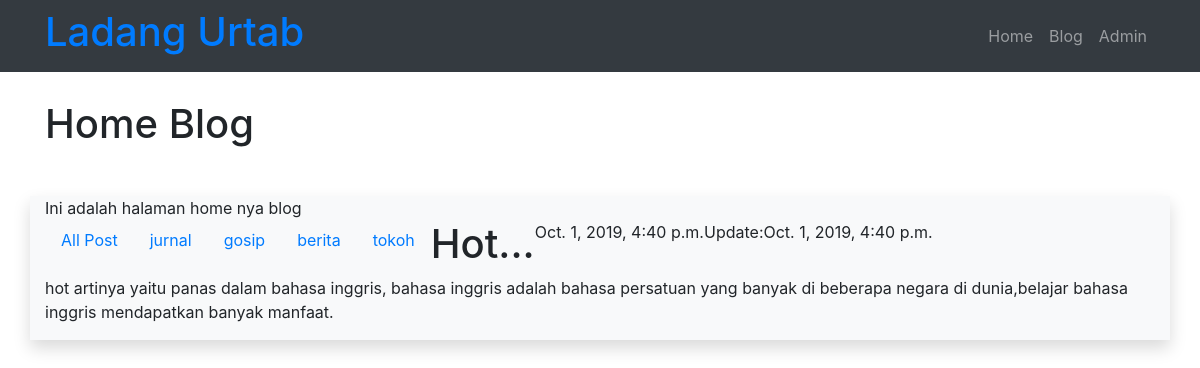
Screenshot of /blog/post/hot/ with the database file from the repository.
### blog/models.py (models this page shows, shortened)
class Post(models.Model):
	judul 	 = models.CharField(max_length=255)
	body 	 = models.TextField()
	category = models.CharField(max_length=255)
	publish  = models.DateTimeField(auto_now_add=True)
	update   = models.DateTimeField(auto_now=True)
	slug     = models.SlugField(blank=True,editable=False)

### blog/views.py (the view)
# urls.py: url(r'^post/(?P<slugInput>[\w-]+)/$',views.detailPost,name='detail'),
def detailPost(request,slugInput):
	posts = Post.objects.get(slug = slugInput)
	categories = Post.objects.values("category").distinct();
	context={
		'judul':'Home Blog',
		'content':'Ini adalah halaman home nya blog',
		'Categories':categories,
		'Posts':posts
	}
	return render(request,'blog/detail.html',context)

### blog/templates/blog/detail.html (shortened to what this page needs)
{% extends "base.html"%}
{% block pageTitle%}
	{{judul}}
{% endblock pageTitle%}
{% block contents%}
	{{content}}
		<ul class="nav">
			<li class="nav-item">
				<a class="nav-link" href="/blog">All Post</a>
			</li>
			{% for datacategory in Categories %}
			<li class="nav-item">
				<a class="nav-link" href="/blog/category/{{datacategory.category}}">{{datacategory.category}}</a>
			</li>
	{% endfor %}
	<h1>{{Posts.judul}}</h1>
	<p>{{Posts.publish}}</p>
	<p>Update:{{Posts.update}}</p>
	<p>{{Posts.body}}</p>
{% endblock contents%}

### rows the page displays
Post: judul "Hot...", publish "Oct. 1, 2019, 4:40 p.m.", update "Oct. 1, 2019, 4:40 p.m.", body "hot artinya yaitu panas dalam bahasa inggris, bahasa inggris adalah bahasa persatuan yang banyak di beberapa negara di dunia,belajar bahasa inggris mendapatkan banyak manfaat."

### other values shown
{{ judul }} "Home Blog"
{{ content }} "Ini adalah halaman home nya blog"
{{ datacategory.category }} "jurnal" "gosip" "berita" "tokoh"
